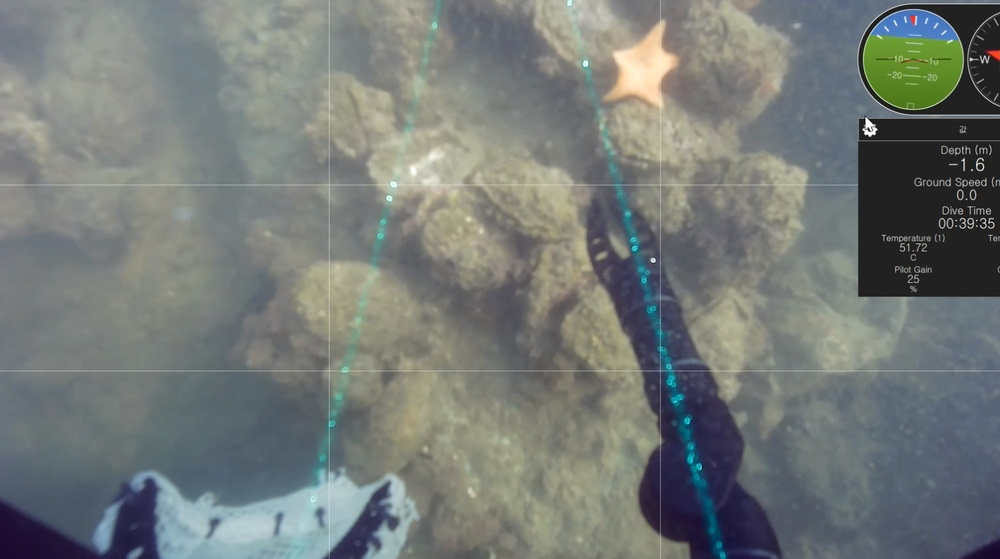
#> input picture Python/Tools/2021/ParticularColor_Extraction/Image/20211018_173828_1.jpg, 1000 x 559 px, shrunk from 1641 x 918 before the run; its folder holds only this picture in this run
$ python laplacian.py
#> lines starting #> are read from the running program, lines starting #| are printed output that depends on the picture
import cv2
import os
from glob import glob

route = os.getcwd()
image_list = glob(route+"/Image/*.jpg")
for image in image_list:
    name = image[-6:image.rfind(".")]
    img = cv2.imread(image, cv2.IMREAD_GRAYSCALE)
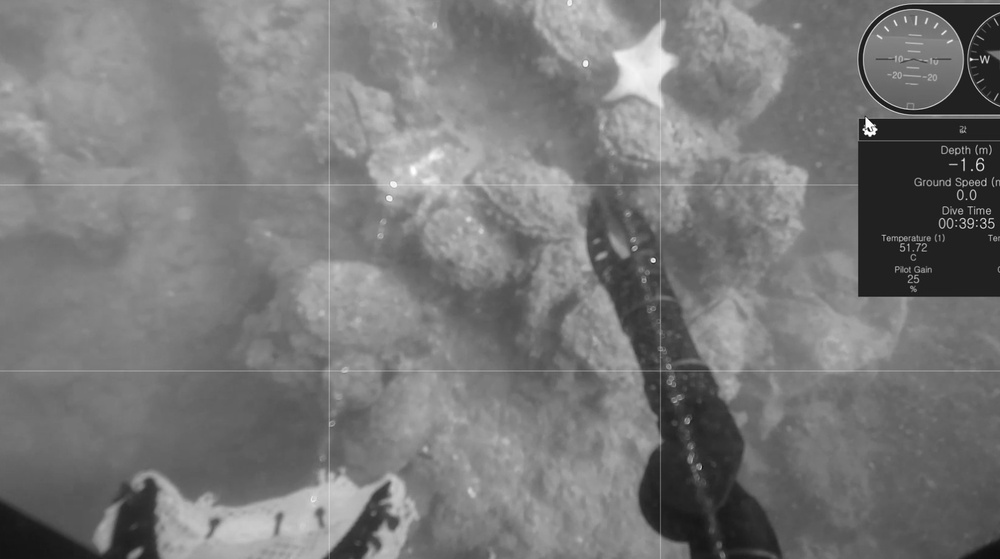
#> img: shape (559, 1000); min 5, max 255, mean 120
    Laplacian = cv2.Laplacian(img, -1)
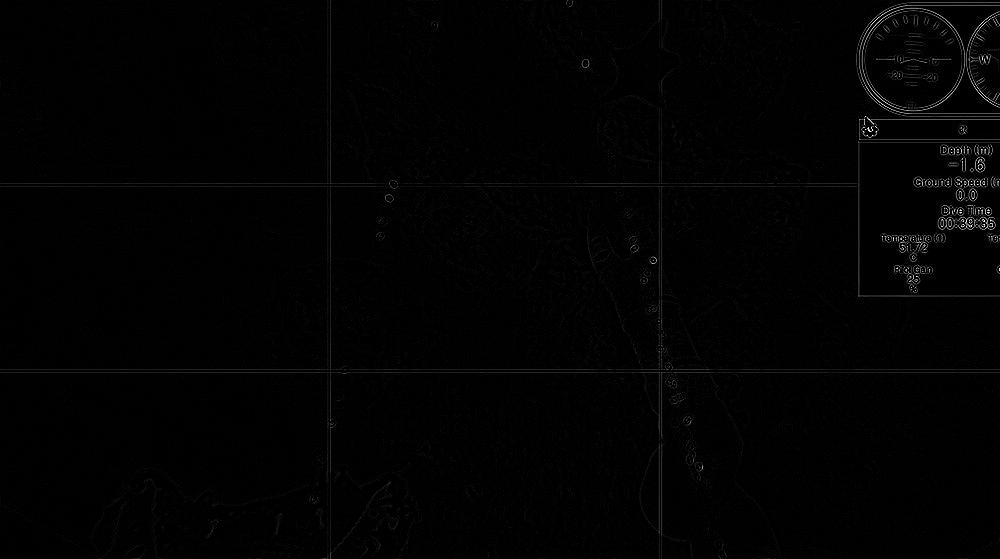
#> Laplacian: shape (559, 1000); min 0, max 255, mean 2.3
    sobelx = cv2.Sobel(img, 3, 1, 1, ksize = 1)
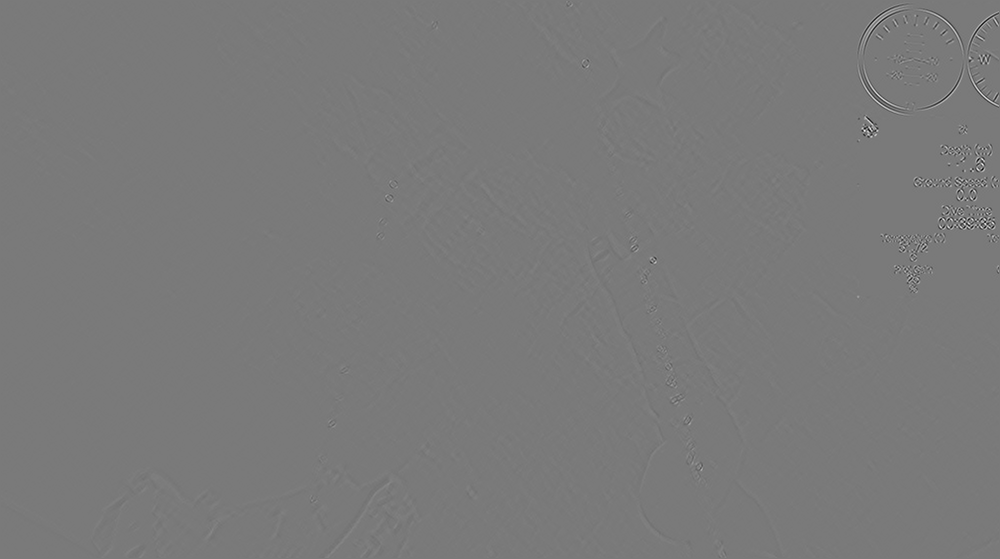
#> sobelx: shape (559, 1000) int16; min -353, max 383, mean 0; drawn with min black and max white

    cv2.imwrite(route + "/Laplacian/" + name + "_soble" + ".jpg", sobelx)
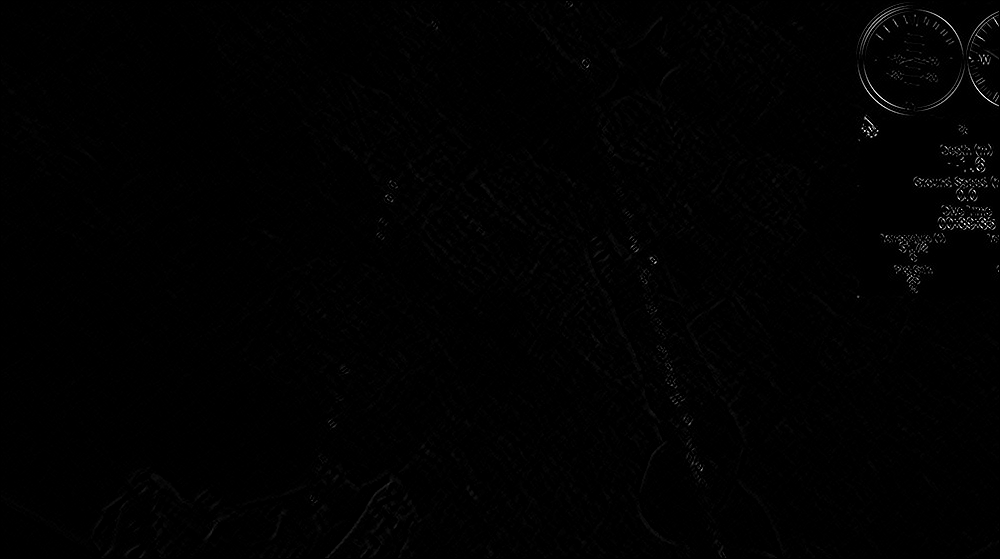
#> saved as _1_soble.jpg: shape (559, 1000); min 0, max 255, mean 1.5
    cv2.imwrite(route + "/Laplacian/" + name + "_laplacian" + ".jpg", Laplacian)
